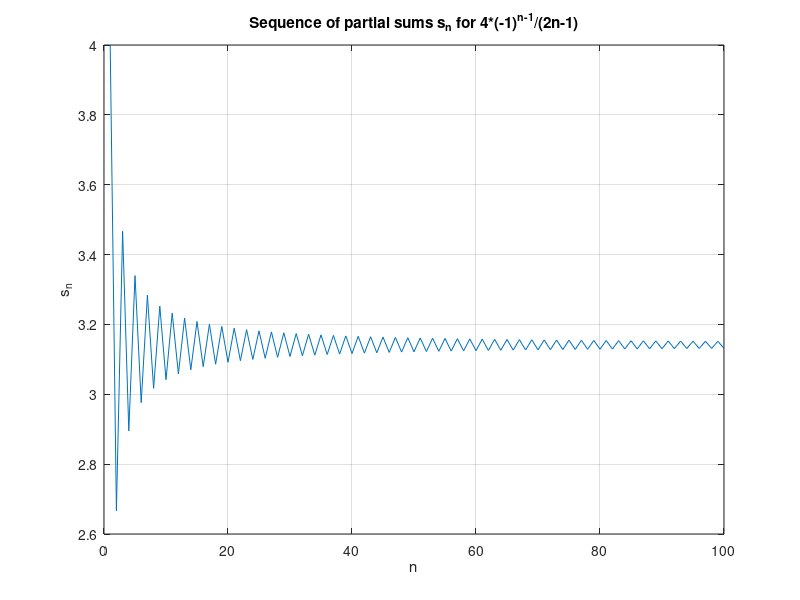

Write MATLAB code to recreate this figure.
clear
clc

% this is a script that allows you to plot a sequence of partial sums.

% right now, it is plotting the alternating sum of
% four times the inverse of each odd number.
% surprisingly, the infinite sum is s = pi. 

% to plot the sequenc of partial sums
% state the last term for approximating infinity
% make a row vector x for plotting against s_n 
% prep s_n for its entries
% first value in s_n: 4 * (-1)^(1-1) / 2(1) - 1 = 4
% starts a loop for the rest of the entries
% each entry is the sum of the last and the current
% end the loop
% the approximation of s is th elast term in s_n

% to plot the sequenc of partial sums
last = 1e2; % state the last term for approximating infinity
x = 1:last; % make a row vector x for plotting against s_n 
s_n = x; % preps s_n for its entries
s_n(1) = 4; % first value in s_n: 4 * (-1)^(1-1) / 2(1) - 1 = 4
for n = 2:last; % starts a loop for the rest of the entries
    s_n(n) = s_n(n-1) + 4*(-1)^(n-1) / (2*n - 1); % each entry is the sum of the last and the current
end % end the loop
s = s_n(end); % the approximation of s is th elast term in s_n

fprintf('The sum s is approximately %4.2f \n',s)
plot(x,s_n)
xlabel('n')
ylabel('s_{n}')
title('Sequence of partial sums s_{n} for 4*(-1)^{n-1}/(2n-1)')
grid on